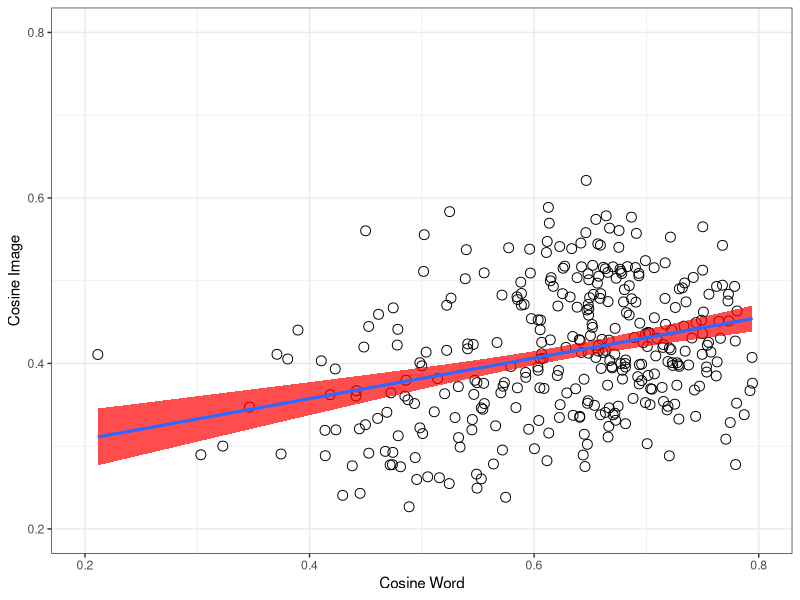
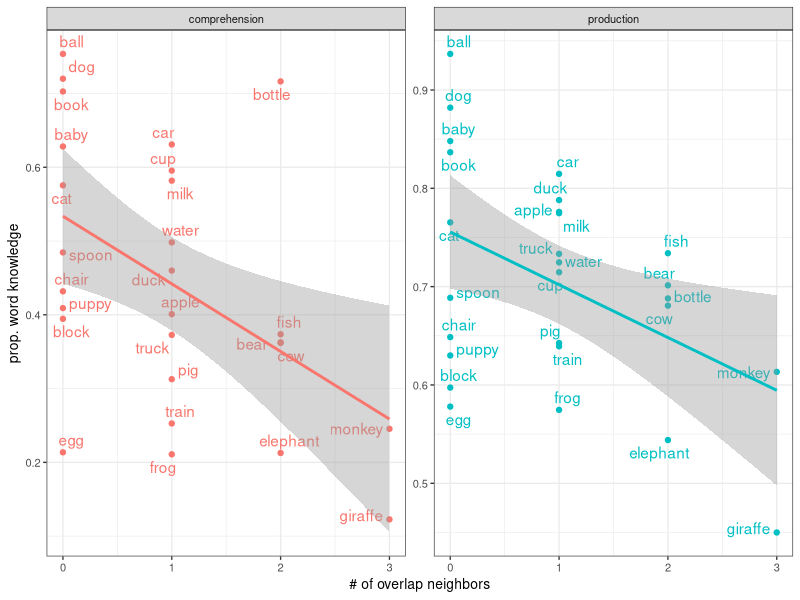

Source code (R) for these figures, in order:
## ---- chunk 1
rm(list=ls())
knitr::opts_chunk$set(fig.width=3, fig.height=3, fig.crop = F, fig.pos = "tb", fig.path='figs/',
                      echo=F, warning=F, cache=F, message=F, sanitize = T)
## ---- chunk 2
library(png)
library(grid)
library(ggplot2)
library(xtable)
library(tidyverse)
library(ggpubr)
library(broom)
library(ggrepel)
library(forcats)
## ---- chunk 3
animate <- c("puppy", "duck", "elephant", "pig", "monkey", "giraffe",
             "bear", "baby", "fish", "frog", "cow", "dog", "cat")
words27 <-  read_csv("data/pairwise_distances.csv") %>% distinct(word)
combo <- read_csv("data/pairwise_distances.csv") %>%
  unite(pair, X1, word, remove = T) %>% 
  distinct(cos_word,.keep_all = T)
#eb this gets rid of our redundancy issues
wb_prod <- read_csv("data/wordbank_production.csv") %>%  
   mutate(definition = forcats::fct_recode(definition,
    "fish"    = "fish (animal)",
    "water"   = "water (beverage)")) %>% 
  filter(definition%in%words27$word) %>% 
  mutate(animate = ifelse(definition %in% animate, "animate", "inanimate"))

wb_comp <- read_csv("data/wordbank_comprehension.csv") %>%
     mutate(definition = forcats::fct_recode(definition,
    "fish"    = "fish (animal)",
    "water"   = "water (beverage)")) %>% 
  filter(definition%in%words27$word) %>% 
    mutate(animate = ifelse(definition %in% animate, "animate", "inanimate"))
overlap_ratios <- read_csv("data/overlap_ratios.csv") %>% 
  mutate(animate = ifelse(word %in% animate, T, F))
# fix water picture in img space
neighbor_counts <- read_csv("python/neighbor_counts.csv") %>% 
  rename(definition = word)

stimuli_counts <- read_csv("python/stimuli_counts.csv")
## ---- chunk 4
#eb you may want to use tidy to reference elements of the cor.test output more easily, e.g.
#i alsoput all the stats into this chunk, removed from graph chunk below

pairwise_corr <- cor.test(combo$cos_img, combo$cos_word, conf.int=T) %>% tidy()

#an confint: -.33 to .10, p = .27
animate_corr <- cor.test(subset(combo, animate=="animate")$cos_word, 
                         subset(combo, animate=="animate")$cos_img, conf.int=T)%>%
  tidy()
#not_an confint: .18 to .54, p=.00024
not_anim_corr <- cor.test(subset(combo, animate=="inanimate")$cos_word, 
                          subset(combo, animate=="inanimate")$cos_img, conf.int=T)%>% 
  tidy()
#mixed_confint -.16 to.13, p=.86
mixed_corr <- cor.test(subset(combo, animate=="mixed")$cos_word, 
                       subset(combo, animate=="mixed")$cos_img, conf.int=T)%>% 
  tidy()

not_anim_corr_string <- sprintf("($R = %0.2f$, $p < %1.2g$)", not_anim_corr$estimate, not_anim_corr$p.value)
pairwise_corr_string <- sprintf("$R = %0.2f$, $p < %1.2g$", pairwise_corr$estimate, pairwise_corr$p.value)
## ---- chunk 5

shapiro.test(overlap_ratios$overlap_ratio)#almost normal
wilcox.test(overlap_ratios$overlap_ratio)# significantly different from chance
#even with correction, both animate and animate overlaps>0, not different from each other
wilcox.test(subset(overlap_ratios, animate==F)$overlap_ratio)
wilcox.test(subset(overlap_ratios, animate==T)$overlap_ratio)
wilcox.test(subset(overlap_ratios, animate==T)$overlap_ratio,
            subset(overlap_ratios, animate==F)$overlap_ratio)
#ggplot(overlap_ratios, aes(overlap_ratio, fill = animate))+
#  geom_histogram(binwidth=.15, position = "stack")
## ---- chunk 6
ggplot(combo, aes(cos_word, cos_img))+
  geom_point(size=3, shape =1)+
  geom_smooth(method="lm", aes(group=1), show.legend=F, fill ="red", alpha = .7)+
  geom_smooth(method="lm", aes(group=1), se=F)+ # this second line is to trick ggplot into not putting the gray fill in the boxes in the legend (coming from the standard error in the first line)
  theme_bw()+
  xlab("Cosine Word")+
  ylab("Cosine Image")+
  xlim(0.2,0.80)+
  ylim(0.2,0.80)+
  theme(legend.position="bottom", 
        legend.title = element_blank(), 
        legend.text = element_text(size=7), 
        legend.key.width = unit(0.4, "cm"),
        legend.key = element_rect(fill = 'white', size = 0.1)
        )

cap <- sprintf("Relative cosine distance between points in word embedding space (x-axis) and image embedding space (y-axis), for every item pair. Fitted line reflects linear fit with SE;the correlation is significant ($R = %0.2f$, $p < %1.2g$).", pairwise_corr$estimate, pairwise_corr$p.value)
## ---- chunk 7
wb_prod_long <- wb_prod %>% 
  gather(`16`:`30`, value = 'mean_prop_prod', key = "month")
wb_comp_long <- wb_comp %>% 
  gather(`8`:`18`, value = 'mean_prop_comp', key = "month")
wb_prod_long_allmonths <- wb_prod_long %>% 
  group_by(definition, animate) %>% 
  summarise(overall_prop_prod = mean(mean_prop_prod)) %>% 
  left_join(neighbor_counts) %>% 
  mutate(totalneighbors = image_count+word_count+overlap_count,
         overlapratio = overlap_count/totalneighbors)

wb_comp_long_allmonths <- wb_comp_long %>% 
  group_by(definition, animate) %>% 
  summarise(overall_prop_comp = mean(mean_prop_comp)) %>% 
  left_join(neighbor_counts) %>% 
  mutate(totalneighbors = image_count+word_count+overlap_count,
         overlapratio = overlap_count/totalneighbors)

prod_overlap_corr <- cor.test(wb_prod_long_allmonths$overall_prop_prod, wb_prod_long_allmonths$overlap_count, conf.int=T) %>% tidy()
comp_overlap_corr <- cor.test(wb_comp_long_allmonths$overall_prop_comp, wb_comp_long_allmonths$overlap_count, conf.int=T) %>% tidy()

wb_all<- wb_comp_long_allmonths %>% 
  left_join(wb_prod_long_allmonths) %>% 
  gather(c(overall_prop_comp, overall_prop_prod), value = prop_kids, key = comp_prod ) %>% 
  mutate(comp_prod = fct_recode(comp_prod,
    "production" = "overall_prop_prod",
    "comprehension" = "overall_prop_comp"
  ))

## ---- chunk 8
# 
# combo %>%
#   ggplot(aes(cos_word, cos_img))+
#   geom_point(size=2, shape = 1)+
#     stat_smooth(method = "lm", aes(group=1),  fill ="red", alpha = .7)+theme_bw()+
#     facet_wrap(~factor(animate, levels=c("animate", "inanimate", "mixed"), labels=c("Animate", "Inanimate", "Mixed")), dir="v", nrow = 1)+
#     xlab("Cosine Word")+
#     ylab("Cosine Image")+
#     xlim(0.2,0.80)+
#     ylim(0.2,0.80)+
#     theme(legend.position="none")
#     
# cap <- sprintf("Relative cosine distance between points in word embedding space (x-axis) and image embedding space (y-axis), separated by pair-type (animate, inanimate, and mixed).Fitted line reflects linear fit with SE. Each graph contains all pairwise distances between objects that are either a) both animate ($R = %0.2f$, $p < %1.2g$), b) both inanimate ($R = %0.2f$, $p < %1.2g$), or c) mixed animate-to-inanimate ($R = %0.2f$, $p < %1.2g$)", animate_corr$estimate, animate_corr$p.value, not_anim_corr$estimate, not_anim_corr$p.value, mixed_corr$estimate, mixed_corr$p.value)
#put r and p on panel and delete from caption    
## ---- chunk 9


ggplot(wb_all, aes(overlap_count,prop_kids, color = comp_prod))+
  geom_point()+
  geom_text_repel(aes(label = definition))+
  facet_wrap(~comp_prod, scales = "free_y")+
  stat_smooth(method = "lm")+
  theme_bw(base_size = 10)+
  guides(colour = "none")+
  xlab("# of overlap neighbors")+
  ylab("prop. word knowledge")

cap <- "Proportion of children in WordBank reported to understand (left, averaged over 8-18 months) or produce (right, averaged over 16-30 months) the 27 items, as a function of how many overlapping neighbors (i.e. in both image- and word-space) they have. Line indicates linear fit with SE confidence band."
## ---- chunk 10
# References will be generated automatically by Pandoc and included here.
# The following code is some latex to format the bibliography. Do not remove it.
